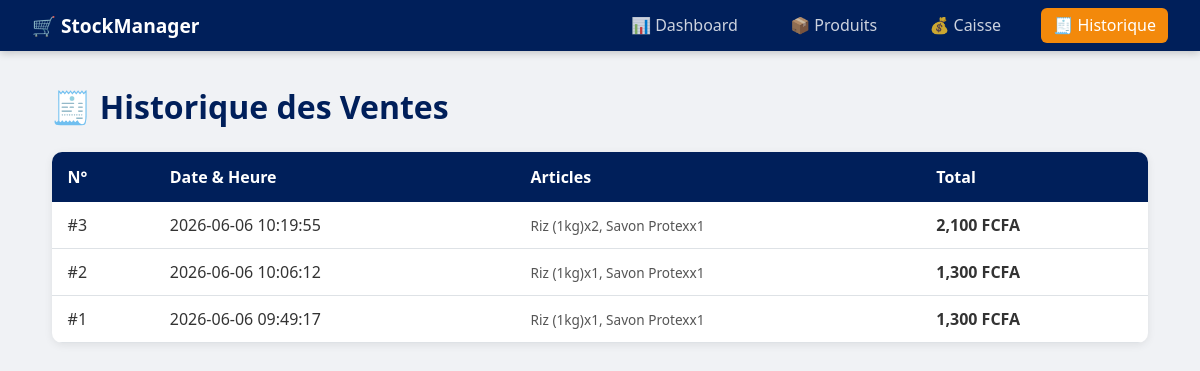
Page /historique on the committed database.
### tables this page shows
CREATE TABLE ventes(
            id INTEGER PRIMARY KEY AUTOINCREMENT,
            total REAL NOT NULL,
            date_vente TIMESTAMP DEFAULT CURRENT_TIMESTAMP
        );

### app.py (the view)
@app.route("/historique")
def historique():
    db = get_db()
    ventes = db.execute("""
        SELECT v.id, v.total, v.date_vente,
                GROUP_CONCAT(lv.produit_nom || 'x' || lv.quantite, ', ') as details
        FROM ventes v
        LEFT JOIN lignes_vente lv ON v.id = lv.vente_id
        GROUP BY v.id
        ORDER BY v.date_vente DESC
        LIMIT 100
    """).fetchall()
    db.close()
    return render_template("historique.html", ventes = ventes)

### app.py (called while the page is built)
@app.before_request
def setup():
    pass

### database.py (called while the page is built)
def get_db():
    conn = sqlite3.connect(DB_PATH)
    conn.row_factory = sqlite3.Row
    return conn

### templates/historique.html (shortened to what this page needs)
{% extends "base.html"%}
{% block content %}
<h1>🧾 Historique des Ventes</h1>
<table class="table">
    <thead>
        <tr><th>N°</th><th>Date & Heure</th><th>Articles</th><th>Total</th></tr>
    </thead>
    <tbody>
        {%for v in ventes%}
        <tr>
            <td>#{{ v.id }}</td>
            <td>{{ v.date_vente }}</td>
            <td class="text-small">{{ v.details }}</td>
            <td><strong>{{ "{:,.0f}".format(v.total) }} FCFA</strong></td>
        </tr>
        {% endfor %}
    </tbody>
</table>
{% endblock %}

### static/style.css (style rules this page uses)
:root { --primary: #001f5a; --secondary: #0039ac; --accent: #F3890b; --danger: #dc3545; --success: #28a745; --light: #f8f9fa; --border: #dee2e6; }
* { box-sizing: border-box; margin: 0; padding: 0; }
body { font-family: 'Segoe UI', sans-serif; background: #f0f2f5; color: #333; }
.table { width: 100%; border-collapse: collapse; background: #fff; border-radius: 10px; overflow:hidden; box-shadow: 0 2px 9px rgba(0,0,0,0.08); }
.table th { background: var(--primary); color: #fff; padding: 0.9rem 1rem; text-align:left; }
.table td { padding: 0.75rem 1rem; border-bottom: 1px solid var(--border); }
.text-small { font-size: 0.85rem; color: #555; }
h1 { color: var(--primary); margin-bottom: 1.5rem; }

### rows in the picture
ventes: id "3", date_vente "2026-06-06 10:19:55", details "Riz (1kg)x2, Savon Protexx1", total "2,100"
ventes: id "2", date_vente "2026-06-06 10:06:12", details "Riz (1kg)x1, Savon Protexx1", total "1,300"
ventes: id "1", date_vente "2026-06-06 09:49:17", details "Riz (1kg)x1, Savon Protexx1", total "1,300"
